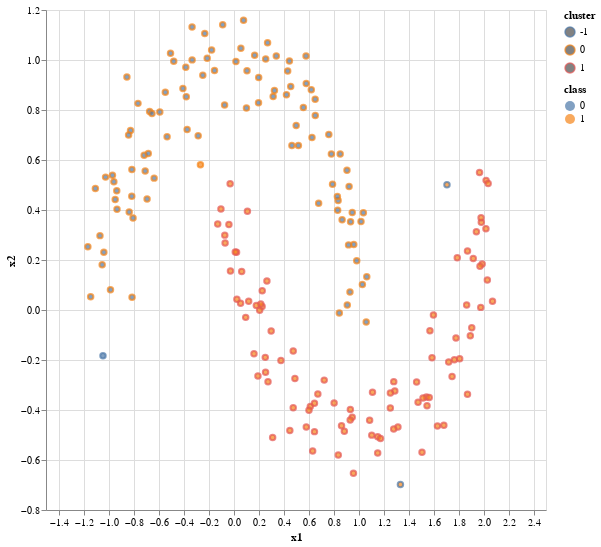

This figure's notebook cell:
### Code cell
# and plot:
(alt.Chart(data_df).
 properties(height=500, width=500).
 mark_point().
 encode(x='x1',
        y='x2',
        color='cluster:N',
        fill='class:N')
) #.show()

### Figure 1 — Vega-Lite specification as saved in the notebook (floating-point values rounded to 4 significant figures; data arrays with more than 128 entries replaced by an {"elided": "..."} marker saying what was removed)
{"config": {"view": {"continuousWidth": 400, "continuousHeight": 300}}, "data": {"name": "data-9c2df493b39b0a4dc33577b6f973ec39"}, "mark": "point", "encoding": {"color": {"field": "cluster", "type": "nominal"}, "fill": {"field": "class", "type": "nominal"}, "x": {"field": "x1", "type": "quantitative"}, "y": {"field": "x2", "type": "quantitative"}}, "height": 500, "width": 500, "$schema": "https://vega.github.io/schema/vega-lite/v4.17.0.json", "datasets": {"data-9c2df493b39b0a4dc33577b6f973ec39": {"elided": "200 records"}}}
